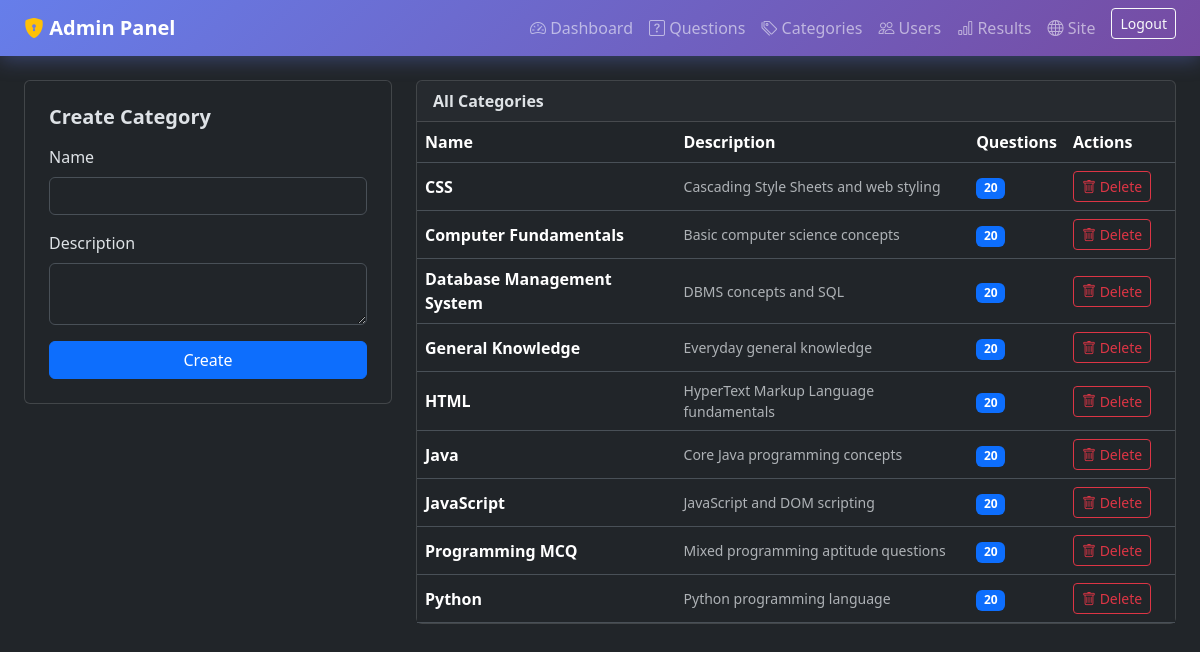
Page /admin/categories (signed in) on the committed database.
### tables this page shows
CREATE TABLE categories (
            id INTEGER PRIMARY KEY AUTOINCREMENT,
            name TEXT UNIQUE NOT NULL,
            description TEXT DEFAULT '',
            created_at TEXT NOT NULL
        );

### app.py (the view, shortened to what this page needs)
@app.route("/admin/categories", methods=["GET", "POST"])
@admin_required
def admin_categories():
    db = get_db()
    categories = db.execute(
        """SELECT c.*, COUNT(q.id) AS question_count
           FROM categories c LEFT JOIN questions q ON q.category_id = c.id
           GROUP BY c.id ORDER BY c.name"""
    ).fetchall()
    return render_template("admin_categories.html", categories=categories)

### app.py (called while the page is built)
def get_db():
    if "db" not in g:
        g.db = sqlite3.connect(app.config["DATABASE"])
        g.db.row_factory = sqlite3.Row
        g.db.execute("PRAGMA foreign_keys = ON")
    return g.db

def admin_required(f):
    @wraps(f)
    def decorated(*args, **kwargs):
        if "admin_id" not in session:
            flash("Admin login required.", "warning")
            return redirect(url_for("admin_login"))
        return f(*args, **kwargs)
    return decorated

@app.context_processor
def inject_globals():
    return {"now_year": datetime.utcnow().year}

### templates/admin_categories.html (shortened to what this page needs)
{% extends "admin_base.html" %}
{% block content %}
<div class="row">
  <div class="col-lg-4 mb-4">
    <div class="card p-4">
      <h5 class="fw-bold mb-3">Create Category</h5>
      <form method="post">
        <div class="mb-3">
          <label class="form-label">Name</label>
          <input type="text" name="name" class="form-control" required>
        </div>
        <div class="mb-3">
          <label class="form-label">Description</label>
          <textarea name="description" class="form-control" rows="2"></textarea>
        </div>
        <button class="btn btn-primary w-100">Create</button>
      </form>
    </div>
  </div>
  <div class="col-lg-8">
    <div class="card">
      <div class="card-header fw-bold">All Categories</div>
      <div class="table-responsive">
        <table class="table table-hover mb-0 align-middle">
          <thead><tr><th>Name</th><th>Description</th><th>Questions</th><th style="width:110px">Actions</th></tr></thead>
          <tbody>
            {% for c in categories %}
            <tr>
              <td class="fw-semibold">{{ c.name }}</td>
              <td class="text-muted small">{{ c.description }}</td>
              <td><span class="badge bg-primary">{{ c.question_count }}</span></td>
              <td>
                <form method="post" action="{{ url_for('admin_category_delete', cid=c.id) }}"
                      onsubmit="return confirm('Delete category and its questions?')">
                  <button class="btn btn-sm btn-outline-danger"><i class="bi bi-trash"></i> Delete</button>
                </form>
              </td>
            </tr>
            {% endfor %}
          </tbody>
        </table>
      </div>
    </div>
  </div>
</div>
{% endblock %}

### static/css/style.css (style rules this page uses)
:root { --brand-gradient: linear-gradient(135deg, #667eea 0%, #764ba2 100%); }
body { min-height: 100vh; font-family: 'Segoe UI', system-ui, -apple-system, sans-serif; }
.card, .stat-card { animation: fadeSlideUp 0.4s ease both; }

### rows in the picture
categories: name "CSS", description "Cascading Style Sheets and web styling", question_count "20"
categories: name "Computer Fundamentals", description "Basic computer science concepts", question_count "20"
categories: name "Database Management System", description "DBMS concepts and SQL", question_count "20"
categories: name "General Knowledge", description "Everyday general knowledge", question_count "20"
categories: name "HTML", description "HyperText Markup Language fundamentals", question_count "20"
categories: name "Java", description "Core Java programming concepts", question_count "20"
categories: name "JavaScript", description "JavaScript and DOM scripting", question_count "20"
categories: name "Programming MCQ", description "Mixed programming aptitude questions", question_count "20"
categories: name "Python", description "Python programming language", question_count "20"
